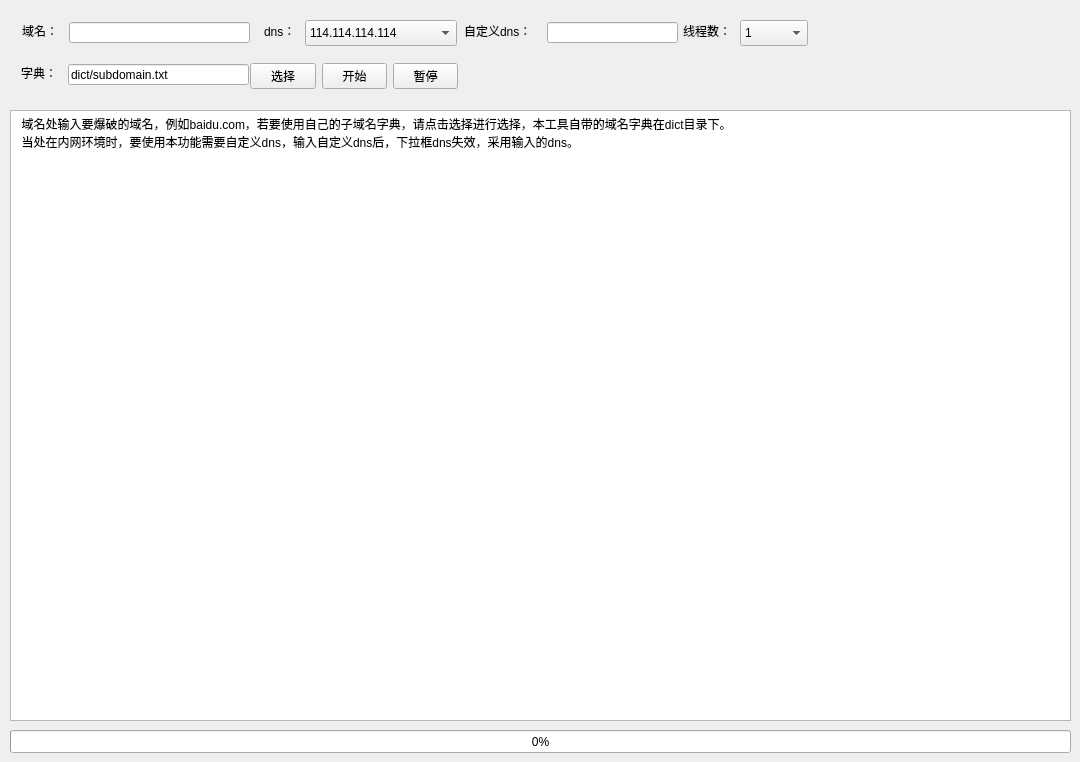
    <widget class="QWidget" name="tab_6">
     <attribute name="title">
      <string>子域名爆破</string>
     </attribute>
     <widget class="QPlainTextEdit" name="plainTextEdit_submain_result">
      <property name="geometry">
       <rect>
        <x>10</x>
        <y>110</y>
        <width>1061</width>
        <height>611</height>
       </rect>
      </property>
      <property name="readOnly">
       <bool>true</bool>
      </property>
      <property name="plainText">
       <string>  域名处输入要爆破的域名，例如baidu.com，若要使用自己的子域名字典，请点击选择进行选择，本工具自带的域名字典在dict目录下。
  当处在内网环境时，要使用本功能需要自定义dns，输入自定义dns后，下拉框dns失效，采用输入的dns。</string>
      </property>
     </widget>
     <widget class="QProgressBar" name="progressBar_subdomain_progress">
      <property name="geometry">
       <rect>
        <x>10</x>
        <y>730</y>
        <width>1061</width>
        <height>23</height>
       </rect>
      </property>
      <property name="value">
       <number>0</number>
      </property>
     </widget>
     <widget class="QLabel" name="label_28">
      <property name="geometry">
       <rect>
        <x>21</x>
        <y>64</y>
        <width>39</width>
        <height>18</height>
       </rect>
      </property>
      <property name="text">
       <string>字典：</string>
      </property>
     </widget>
     <widget class="QLineEdit" name="lineEdit_subdomian_dict">
      <property name="geometry">
       <rect>
        <x>68</x>
        <y>64</y>
        <width>181</width>
        <height>21</height>
       </rect>
      </property>
      <property name="text">
       <string>dict/subdomain.txt</string>
      </property>
     </widget>
     <widget class="QLabel" name="label_25">
      <property name="geometry">
       <rect>
        <x>22</x>
        <y>22</y>
        <width>39</width>
        <height>18</height>
       </rect>
      </property>
      <property name="text">
       <string>域名：</string>
      </property>
     </widget>
     <widget class="QLineEdit" name="lineEdit_subdomain_domain">
      <property name="geometry">
       <rect>
        <x>69</x>
        <y>22</y>
        <width>181</width>
        <height>21</height>
       </rect>
      </property>
     </widget>
     <widget class="QLabel" name="label_26">
      <property name="geometry">
       <rect>
        <x>264</x>
        <y>22</y>
        <width>36</width>
        <height>18</height>
       </rect>
      </property>
      <property name="text">
       <string>dns：</string>
      </property>
     </widget>
     <widget class="QComboBox" name="comboBox_subdomain_dns">
      <property name="geometry">
       <rect>
        <x>305</x>
        <y>20</y>
        <width>152</width>
        <height>26</height>
       </rect>
      </property>
      <item>
       <property name="text">
        <string>114.114.114.114</string>
       </property>
      </item>
      <item>
       <property name="text">
        <string>114.114.115.115</string>
       </property>
      </item>
      <item>
       <property name="text">
        <string>223.5.5.5</string>
       </property>
      </item>
      <item>
       <property name="text">
        <string>223.6.6.6</string>
       </property>
      </item>
      <item>
       <property name="text">
        <string>180.76.76.76</string>
       </property>
      </item>
      <item>
       <property name="text">
        <string>119.29.29.29</string>
       </property>
      </item>
      <item>
       <property name="text">
        <string>182.254.116.116</string>
       </property>
      </item>
      <item>
       <property name="text">
        <string>210.2.4.8</string>
       </property>
      </item>
      <item>
       <property name="text">
        <string>112.124.47.27</string>
       </property>
      </item>
      <item>
       <property name="text">
        <string>114.215.126.16</string>
       </property>
      </item>
      <item>
       <property name="text">
        <string>101.226.4.6</string>
       </property>
      </item>
      <item>
       <property name="text">
        <string>218.30.118.6</string>
       </property>
      </item>
      <item>
       <property name="text">
        <string>8.8.8.8</string>
       </property>
      </item>
      <item>
       <property name="text">
        <string>8.8.4.4</string>
       </property>
      </item>
     </widget>
     <widget class="QLabel" name="label_29">
      <property name="geometry">
       <rect>
        <x>464</x>
        <y>22</y>
        <width>75</width>
        <height>18</height>
       </rect>
      </property>
      <property name="text">
       <string>自定义dns：</string>
      </property>
     </widget>
     <widget class="QLineEdit" name="lineEdit_subdomain_setdns">
      <property name="geometry">
       <rect>
        <x>547</x>
        <y>22</y>
        <width>131</width>
        <height>21</height>
       </rect>
      </property>
     </widget>
     <widget class="QLabel" name="label_27">
      <property name="geometry">
       <rect>
        <x>683</x>
        <y>22</y>
        <width>52</width>
        <height>18</height>
       </rect>
      </property>
      <property name="text">
       <string>线程数：</string>
      </property>
     </widget>
     <widget class="QComboBox" name="comboBox_subdomain_thread">
      <property name="geometry">
       <rect>
        <x>740</x>
        <y>20</y>
        <width>68</width>
        <height>26</height>
       </rect>
      </property>
      <item>
       <property name="text">
        <string>1</string>
       </property>
      </item>
      <item>
       <property name="text">
        <string>5</string>
       </property>
      </item>
      <item>
       <property name="text">
        <string>10</string>
       </property>
      </item>
     </widget>
     <widget class="QWidget" name="layoutWidget">
      <property name="geometry">
       <rect>
        <x>250</x>
        <y>60</y>
        <width>208</width>
        <height>32</height>
       </rect>
      </property>
      <layout class="QHBoxLayout" name="horizontalLayout_11">
       <item>
        <widget class="QPushButton" name="pushButton_subdomian_selectdict">
         <property name="text">
          <string>选择</string>
         </property>
        </widget>
       </item>
       <item>
        <widget class="QPushButton" name="pushButton_subdomain_start">
         <property name="text">
          <string>开始</string>
         </property>
        </widget>
       </item>
       <item>
        <widget class="QPushButton" name="pushButton_subdomain_stop">
         <property name="text">
          <string>暂停</string>
         </property>
        </widget>
       </item>
      </layout>
     </widget>
    </widget>
